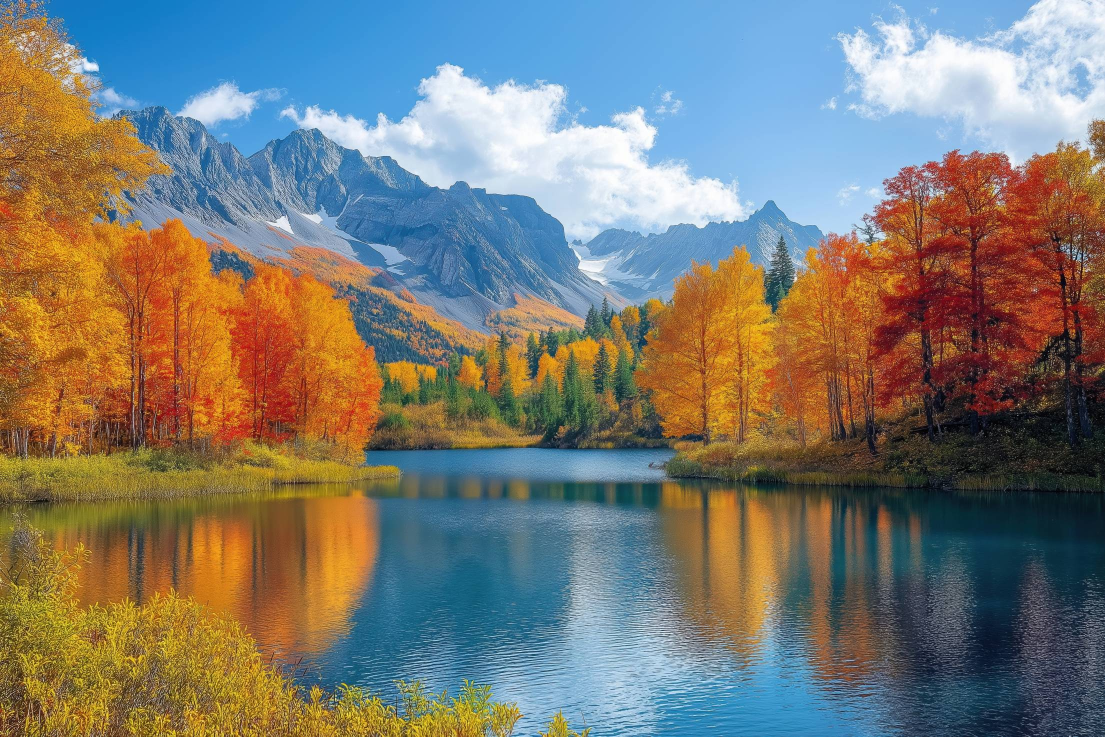
#> input picture test_image.jpeg, 2210 x 1473 px (shown at 1/2 size)
$ python main.py
#> lines starting #> are read from the running program, lines starting #| are printed output that depends on the picture
import cv2
import numpy as np
import matplotlib.pyplot as plt
from sklearn.cluster import KMeans
from collections import Counter

def get_image(image_path):
#> called with image_path = 'test_image.jpeg'
    image = cv2.imread(image_path)
#> image is the input picture: shape (1473, 2210, 3); mean B, G, R 114.3, 122.4, 123.9
    image = cv2.cvtColor(image, cv2.COLOR_BGR2RGB)
    return image

def get_colors(image, number_of_colors, show_chart):
    # Resize image to speed up processing (optional but recommended for huge photos)
#> called with number_of_colors = 5, show_chart = True
    modified_image = cv2.resize(image, (600, 400), interpolation = cv2.INTER_AREA)
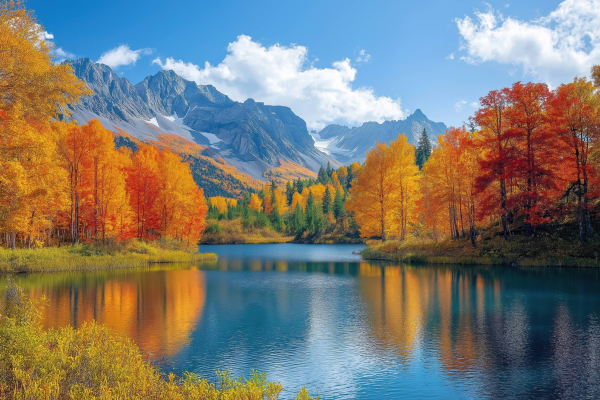
#> modified_image: shape (400, 600, 3); mean R, G, B 123.9, 122.4, 114.3
    modified_image = modified_image.reshape(modified_image.shape[0]*modified_image.shape[1], 3)

    clf = KMeans(n_clusters = number_of_colors)
    labels = clf.fit_predict(modified_image)

    counts = Counter(labels)
#> counts = {4: 40360, 2: 86818, 3: 42705, 1: 21286, 0: 48831}
    center_colors = clf.cluster_centers_

    # We get ordered colors by iterating through the keys
    ordered_colors = [center_colors[i] for i in counts.keys()]
#> ordered_colors = [[63.65, 120.7, 159.3], [169, 110.8, 46.38], [118.2, 170.4, 213.8], [207.8, 224.2, 240.6], [61.64, 57.88, 55.35]]
    hex_colors = [RGB2HEX(ordered_colors[i]) for i in counts.keys()]
#> hex_colors = ['#3d3937', '#76aad5', '#cfe0f0', '#a96e2e', '#3f789f']
    rgb_colors = [ordered_colors[i] for i in counts.keys()]
#> rgb_colors = [[61.64, 57.88, 55.35], [118.2, 170.4, 213.8], [207.8, 224.2, 240.6], [169, 110.8, 46.38], [63.65, 120.7, 159.3]]

    if (show_chart):
        plt.figure(figsize = (8, 6))
        plt.pie(counts.values(), labels = hex_colors, colors = hex_colors)
        plt.title("Dominant Color Palette")
        plt.show()
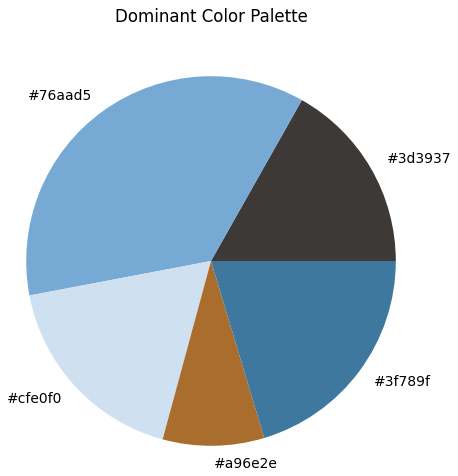
#> figure drawn by matplotlib, 1 panel

    return hex_colors

def RGB2HEX(color):
    return "#{:02x}{:02x}{:02x}".format(int(color[0]), int(color[1]), int(color[2]))

# --- USER INPUT SECTION ---
# 1. Put an image named 'test_image.jpeg' in this folder
# 2. Run the script!
try:
    print("AI is extracting colors...")
    img = get_image('test_image.jpeg')
    palette = get_colors(img, 5, True)
#> palette has the same summary as hex_colors in get_colors
    print("Found Palette:", palette)
#| Found Palette: ['#3d3937', '#76aad5', '#cfe0f0', '#a96e2e', '#3f789f']
except Exception as e:
    print("Error: Please make sure you have an image named 'test_image.jpg' in this folder.")
